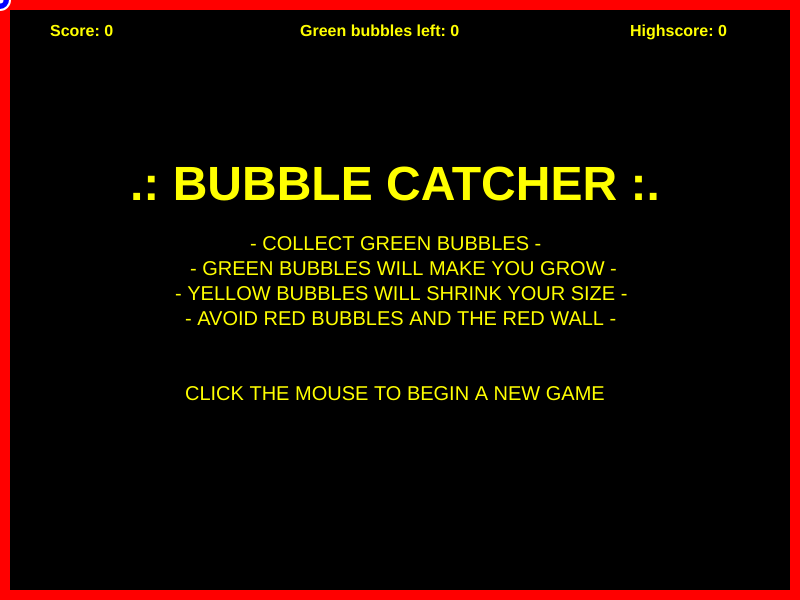
Frame 1 (no input)
Frame 2 (the mouse pressed at the canvas centre, redrawn once): identical to frame 1, image omitted

The p5.js sketch that drew this single still picture (run headless with seeded random() and noise() and a simulated clock; the mouse was pressed at the canvas centre and the sketch redrawn once):

// p5.js sketch
// ── sketch.js
let ourHero;               // The player object

let bubbles = [];          // Array for bubble objects
let redBubbles = 0;        // Startvalue for game
let greenBubbles = 0;      // Startvalue for game
let yellowBubbles = 0;     // Startvalue for game
let moveSpeed = 0;         // Speed of bubbles

let pickUps = 0;           // How many pickUps we need to level up
let level = 0;             // The current level (0 if no game is active)
let score = 0;             // The current score
let highscore = 0;         // The highscore is displayed on gameover

// This object is used to obain a new travel location
// See position.js
let checkPos = new positionTracker();
let setBubble = [];        // Array for getting bubble location


/*
The timer is used for 2 things
  1. To keep the board clean at levelchanges and displaying "level up"-text
  2. To calculate how long a yellow bubble should be active on the gameboard

*/
let countTimer = 500;      // Set timer
let counter = countTimer;  // counts time at levelchanges

let wall = 10;             // Size of wall around gameboard
let game = false;          // Is the game active?
let pause = false;         // Pauses the game


function setup(){
  createCanvas(800, 600);

  frameRate(100);           // Probably not going to do 100fps

  pixelDensity(1);          // Trying to get better quality
  displayDensity(1);        // Trying to get better quality

  noCursor();               // Hide the mouse inside canvas

  ourHero = new player();   // Create our hero (DOOM reference)


}

/*
If the button "P" is pressed, the game is paused.
This is a terrible feature because if we move the mouse while
the game is paused and then unpause the game, we will probably hit
something. I'm not sure about this.
*/
function keyPressed() {
  if (keyCode === 80) {
    if(pause == false){
      pause = true;
      noLoop();               // Stop the loop
    } else {
      pause = false;
      loop();                 // Start the loop
    }
  }
  return false;               // prevent default
}
/*
The game is started and restarted (on game over) by clicking
the mouse.
*/
function mouseClicked() {
  if (!game){
    game = true;               // Set the game to active
    level = 1;                 // We start at level 1
    moveSpeed = 0.5;            // Reset speed
    redBubbles = 0;            // Reset value if game over
    greenBubbles = 0;          // Reset value if game over
    pickUps = greenBubbles;    // Reset value if game over
    counter = 0;               // Reset counter
    score = 0;
    ourHero.r = 10;            // Reset playersize if game over
    loop();                    // Start the loop
  }
  return false;               // prevent default
}


function draw(){
  /*
  The counter is inceased if not max value and we reached a new level
  the "level up" is displayed.
  */
  if(counter < countTimer){
    counter++;
  }


  background(255, 0, 0);

  /*
  This draws the inside of the gameboard.
  The outer red walls are to keep the player from
  "cheating" by moving the mouse outside to avoid
  red bubbles.
  */
  noStroke();
  fill(0);
  rect(wall, wall, width-wall*2, height-wall*2);

  /*
  Check if the player picked up all the green bubbles and
  start a new level.

  If first game, the pickups are 0 at default and
  when the mouse is clicked, level is set to above 0.

  This uses the counter to make sure the player has
  a moment with no bubbles on screen.

  We also check if the level is 5, 10, 15 or above 15.
  If so, we allow the player to use a yellow bubble to
  shrink in size.
  */
  if(pickUps < 1 && level > 0 && counter >= 100){
    redBubbles += 4;
    greenBubbles += 1;
    yellowBubbles = 0;
    pickUps = greenBubbles;


    // How often to spawn yellowBubbles
    if(level % 5 == 0){
      yellowBubbles = 1;
    }


    /*
    This deletes the old bubbles and makes new.
    By using the constructor we make sure that bubbles
    are not to close to the players position.
    */
    delete bubbles;
    checkPos.clear();

    for(let i = 0; i < redBubbles + greenBubbles + yellowBubbles; i++){
      if(i < yellowBubbles){
        bubbles[i] = new bubble("YELLOW");
      } else if(i < greenBubbles+yellowBubbles){
        bubbles[i] = new bubble("GREEN");
      } else {
        bubbles[i] = new bubble();
      }
    }


  }


  // Show and move the player
  ourHero.show();
  ourHero.move();

  // Show and move all the bubbles
  for(let b of bubbles){
    b.show();
    b.move();
  }

  /*
  Check if the game is active.
  If we are on level 0, display the titlescreen with game information.
  Otherwise display GAME OVER.
  */
  if(!game){
    strokeWeight(1);
    stroke("#000")
    fill(255, 255, 0);
    textStyle(NORMAL);
    textSize(20);
    text("CLICK THE MOUSE TO BEGIN A NEW GAME", 185, height/2+100);
    textSize(48);
    if(level == 0){
      textStyle(BOLD);
      text(".: BUBBLE CATCHER :.", 130, height/2-100);
      textStyle(NORMAL);
      textSize(20);
      text("- COLLECT GREEN BUBBLES -", 250, height/2-50);
      text("- GREEN BUBBLES WILL MAKE YOU GROW -", 190, height/2-25);
      text("- YELLOW BUBBLES WILL SHRINK YOUR SIZE -", 175, height/2);
      text("- AVOID RED BUBBLES AND THE RED WALL -", 185, height/2+25);
    } else {
      textStyle(BOLD);
      text(".: GAME  OVER :.", 200, height/2);
      textStyle(NORMAL);
      textSize(20);
      text("Your score: "+score, 240, height/2+50);
      text("Highscore: "+highscore, 425, height/2+50);

    }

    noLoop();
  }

  /*
  Display level up before next level
  */
  if(counter < 100 && level > 1 && pickUps < 1 && game){
    strokeWeight(1);
    stroke(0)
    textSize(48);
    fill(255, 255, 0);
    textStyle(BOLD);
    text("LEVEL " + level, 290, height/2);
  }


  /*
  This displays how many green bubbles we need to pickup on this level and
  which level we are on.
  */

  fill(255, 255, 0);
  noStroke();
  textStyle(BOLD);
  textSize(16);
  text("Green bubbles left: " + pickUps, 300, 36);
  text("Score: " + score, 50, 36);
  text("Highscore: " + highscore, 630, 36);
}

// ── bubbles.js
class bubble{

  constructor(type="RED"){
    fill(255,100,0);

    setBubble = checkPos.spawn();
    this.x = setBubble[0];
    this.y = setBubble[1];
    this.type = type;         // What kind of bubble is it?
    if(type == "YELLOW"){
      this.r = 20;  // Green and red gets random size
    } else if(type == "GREEN"){
      this.r = random(15, 20);
    } else {
      this.r = random(8, 13);
    }
    setBubble = checkPos.add();
    this.xN = setBubble[0];
    this.yN = setBubble[1];

  }

  // Function that checks if a bubble hits the player
  intersects(){
    let d = dist(this.x, this.y, ourHero.x, ourHero.y);
    return(d < this.r + ourHero.r);
  }

  // Draw the bubbles
  show(){
    stroke(255);
    strokeWeight(2);
    fill(255, 0, 0, 150)
    if(this.type == "GREEN"){
      fill(0, 255, 0, 150);
    }else if(this.type == "YELLOW"){
      fill(255, 255, 0, 150);
      if(counter > 400 && counter % 5 == 0){
        fill(0);
      }
    }
    ellipse(this.x, this.y, this.r*2);
    if(this.type != "RED"){
      fill(0);
      ellipse(this.x, this.y, this.r);
      if(this.type == "YELLOW"){
        fill(255);
        ellipse(this.x, this.y, 4);
      }
    }
  }


  // Function to move the bubbles
  // Position is checked against outer walls of gameboard
  move(){

    if(counter == 1){
      checkPos.delete(this.x, this.y);
    }

    // If all the greens are picked, move all bubbles outside of board
    if(pickUps < 1){
      this.x = -100;
    }

    /*
    Yellow bubbles should only exist for a limited time. Once the timer
    runs out, the bubble is moved out of the gameboard.
    */
    if(this.type == "YELLOW" && counter == countTimer){
      this.x = -100;
    }

    if(this.x > 0){ // Is the object active?

      if((this.x > this.xN - moveSpeed && this.x < this.xN + moveSpeed) ||
          (this.y > this.yN - moveSpeed && this.y < this.yN + moveSpeed)){
            checkPos.delete(this.xN, this.yN);
            setBubble = checkPos.add();
            this.xN = setBubble[0];
            this.yN = setBubble[1];
      }

      if(this.x < this.xN){
        this.x += moveSpeed;
      } else if (this.x > this.xN){
        this.x -= moveSpeed;
      }
      if(this.y < this.yN){
        this.y += moveSpeed;
      } else if(this.y > this.yN){
        this.y -= moveSpeed;
      }
    }

    /*
    The bubbles position is checked against the players, if they intersect
    the game will decide what to do based on what type of bubble it is.
    If player intersects with green or yellow bubbles, they are moved outside
    of the gameboard.
    */

    if(this.intersects()){
      if(this.type != "RED"){
        this.x = -100;        // Remove bubble if not red
      }

      if(this.type == "RED" && game){

        game=false;           // End game if player intersects red bubble

      } else if(this.type == "YELLOW"){

        ourHero.r = 10; // Reset size of player
        
        score += 3;              // Increase score
        if(score > highscore){  // Update highscore
          highscore = score;
        }



      } else {
                                // The pickup was green
        ourHero.r += 0.2;       // Increase players size
        pickUps--;              // Decrease pickups
        score++;                // Increase score
        if(score > highscore){  // Update highscore
          highscore = score;
        }
        if(pickUps < 1){
          counter = 0;
          level++;
          if(level % 10 == 0){
            moveSpeed += 0.2;
            redBubbles = 0;
            greenBubbles = 0;
          }
        }
      }
    }
  }
}

// ── player.js
class player{

  constructor(){
    this.x = mouseX;
    this.y = mouseY;
    this.r = 10;

  }

  show(){
    stroke(255);
    strokeWeight(2);
    fill(0, 0, 255);
    ellipse(this.x, this.y, this.r*2);
    fill(255)
    ellipse(this.x, this.y, this.r/2)
  }

  move(){
    /*
    Player is controlled with the mouse and is not allowed to intersect with
    the red walls or the red bubbles. Players intersection with bubbles is
    checked in the bubble class.
    */
    this.x = mouseX;
    this.y = mouseY;
    if(this.x-this.r-1 < wall || this.y-this.r-1 < wall ||
      this.x+this.r+1 > width-wall || this.y+this.r+1 > height-wall){
        game = false;
      }
  }

}

// ── position.js
/*

This part is a test of having each bubble assigned to a unique travelplan.
The idea was that this would make sure that bubbles don't travel
to close to each other. However, that is not the case. This needs to be
done in another way.

The class is designed to work like a hashset, hopefully.
Each time a bubble needs a new destination to travel or spawn to,
that new location has to be checked against the criteria that no
other bubble is traveling to that position on the grid.

The functions add() and spawn() are recursive and checks if a random position
is suitable as a new location for the bubble.

Whenever a bubble reaches its x or y position it has reached the end of
the line and should get a new position.

delete() is used when a position is not used by a bubble any more.

clear() is used to empty the array when the player levels up and
a new wave of bubbles should spawn into the game.


*/
class positionTracker{

  constructor(){
    this.set = [];        // Array containing unique position for bubbles
    this.scale = 20;
    this.x;
    this.y;
    this.key;
  }

  spawn(){
    this.x = random(wall+20, width-20-wall*2);
    this.y = random(wall+20, height-20-wall*2);
    if(dist(this.x, this.y, ourHero.x, ourHero.y) > ourHero.r+100){
      this.x /= this.scale;
      this.y /= this.scale;
      this.key = "" + this.x.toFixed(0) + this.y.toFixed(0);
        if(this.set[this.key] != true){
            this.set[this.key] = true;
            this.x *= this.scale;
            this.y *= this.scale;
            return [this.x, this.y];
        }
    }
    return this.spawn();
  }


  add(){
    this.x = random(wall+20, width-20-wall*2)/this.scale;
    this.y = random(wall+20, height-20-wall*2)/this.scale;
    this.key = "" + this.x.toFixed(0) + this.y.toFixed(0);

    if(this.set[this.key] != true){
        this.set[this.key] = true;
        this.x *= this.scale;
        this.y *= this.scale;
        return [this.x, this.y];
    }
    return this.add();
  }

  delete(x,y){
    this.x = x/this.scale;
    this.y = y/this.scale;
    this.key = "" + this.x.toFixed(0) + this.y.toFixed(0);
    this.set.splice(this.key, 1);
  }

  clear(){
      this.set = [];
  }
}
